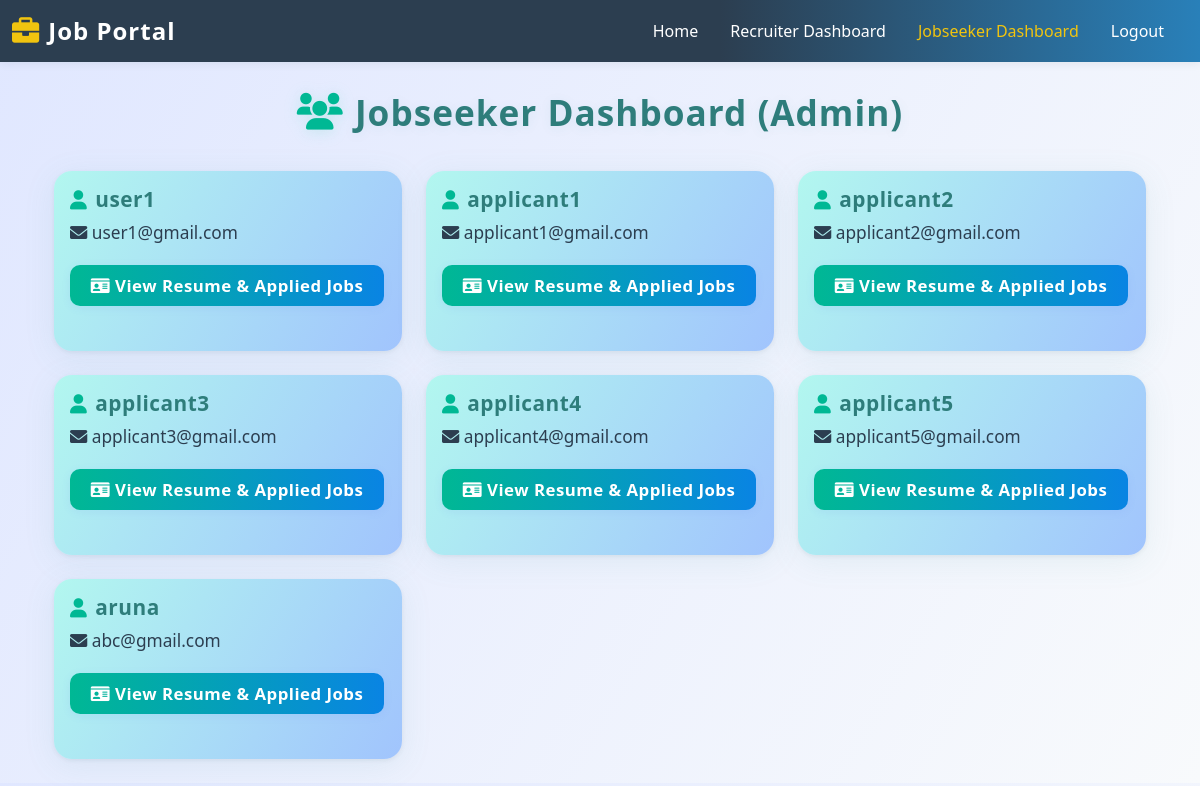
/admin_jobseeker_dashboard (signed in), run on the app's committed database.
### app.py (models this page shows)
class User(UserMixin, db.Model):
    id = db.Column(db.Integer, primary_key=True)
    username = db.Column(db.String(80), unique=True, nullable=False)
    email = db.Column(db.String(120), unique=True, nullable=False)
    password_hash = db.Column(db.String(128))
    is_recruiter = db.Column(db.Boolean, default=False)
    is_admin = db.Column(db.Boolean, default=False)  # NEW FIELD
    resume_path = db.Column(db.String(200))
    skills = db.Column(db.String(500))
    experience = db.Column(db.String(500))

### app.py (the view)
@app.route('/admin_jobseeker_dashboard')
@login_required
@admin_required
def admin_jobseeker_dashboard():
    jobseekers = User.query.filter_by(is_recruiter=False, is_admin=False).all()
    return render_template('admin_jobseeker_dashboard.html', jobseekers=jobseekers)

### app.py (called while the page is built)
def admin_required(f):
    @wraps(f)
    def decorated_function(*args, **kwargs):
        if not current_user.is_authenticated or not getattr(current_user, 'is_admin', False):
            flash('Admin access required.', 'danger')
            return redirect(url_for('login'))
        return f(*args, **kwargs)
    return decorated_function

@login_manager.user_loader
def load_user(id):
    return User.query.get(int(id))

### templates/admin_jobseeker_dashboard.html (shortened to what this page needs)
{% extends 'base.html' %}
{% block content %}
<div class="container mt-4">
    <div class="admin-title"><i class="fas fa-users"></i>Jobseeker Dashboard (Admin)</div>
    <div class="row">
        {% for jobseeker in jobseekers %}
        <div class="col-lg-4 col-md-6 col-12 mb-4">
            <div class="card jobseeker-card h-100">
                <div class="card-body">
                    <h5 class="card-title"><i class="fas fa-user"></i> {{ jobseeker.username }}</h5>
                    <p class="card-text"><i class="fas fa-envelope"></i> {{ jobseeker.email }}</p>
                    <button class="btn btn-primary mt-2" data-bs-toggle="modal" data-bs-target="#jobseekerModal{{ jobseeker.id }}">
                        <i class="fas fa-id-card"></i> View Resume & Applied Jobs
                    </button>
                </div>
            </div>
        </div>
        {% endfor %}
    </div>
</div>
{% endblock %}

### templates/base.html (style rules this page uses)
body { background-color: #f8f9fa; }

### templates/admin_jobseeker_dashboard.html (style rules this page uses)
body { background: linear-gradient(120deg, #e0e7ff 0%, #f8fafc 100%); }
.admin-title { color: #2e7d7b; font-weight: 900; font-size: 2.2rem; letter-spacing: 1px; margin-bottom: 2rem; text-align: center; text-shadow: 0 2px 12px rgba(46,125,123,0.08); display: flex; align-items: center; justify-content: center; gap: 0.7rem; }
.admin-title i { color: #00b894; font-size: 2.3rem; filter: drop-shadow(0 2px 8px #b2f7ef60); }
.jobseeker-card { border-radius: 18px; box-shadow: 0 6px 32px 0 rgba(80, 160, 160, 0.10), 0 1.5px 4px 0 rgba(44,62,80,0.08); background: linear-gradient(120deg, #b2f7ef 0%, #a1c4fd 100%); border: none; transition: box-shadow 0.22s, transform 0.22s, background 0.22s; position: relative; overflow: hidden; min-height: 180px; animation: fadeInUp 0.8s cubic-bezier(.39,.575,.56,1.000); }
.jobseeker-card .card-title { color: #2e7d7b; font-weight: 800; font-size: 1.3rem; letter-spacing: 0.5px; display: flex; align-items: center; gap: 0.5rem; }
.jobseeker-card .card-title i { color: #00b894; font-size: 1.2rem; }
.jobseeker-card .card-text { color: #2c3e50; font-size: 1.08rem; margin-bottom: 0.7rem; }
.jobseeker-card .btn-primary { background: linear-gradient(90deg, #00b894 0%, #0984e3 100%); border: none; font-weight: 700; border-radius: 10px; padding: 0.5rem 1.3rem; font-size: 1.05rem; letter-spacing: 0.5px; box-shadow: 0 2px 8px rgba(102,126,234,0.10); transition: transform 0.18s, box-shadow 0.18s, background 0.25s; }

### data on the page
User: username "user1", email "user1@gmail.com"
User: username "applicant1", email "applicant1@gmail.com"
User: username "applicant2", email "applicant2@gmail.com"
User: username "applicant3", email "applicant3@gmail.com"
User: username "applicant4", email "applicant4@gmail.com"
User: username "applicant5", email "applicant5@gmail.com"
User: username "aruna", email "abc@gmail.com"
